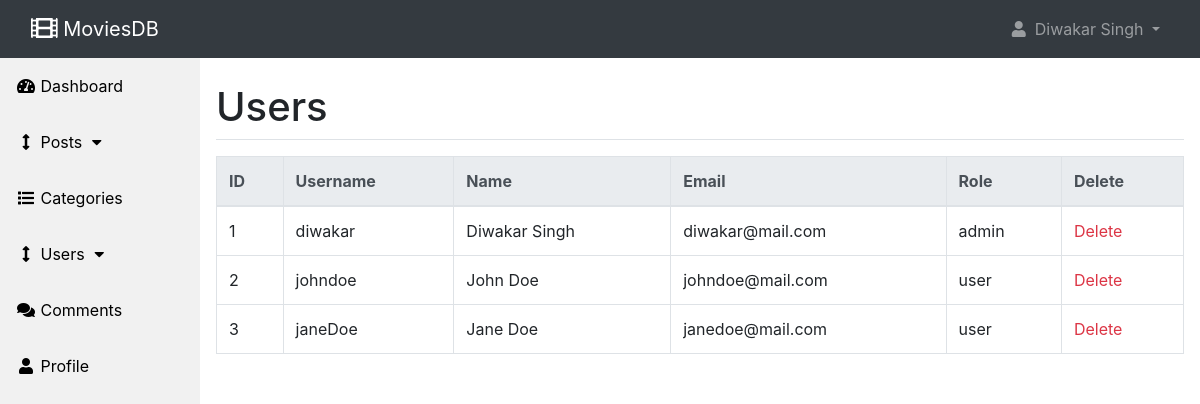
The page /admin/users.php (signed in) on the database its author committed.
### tables this page shows
CREATE TABLE `users` (
  `user_id` int(11) NOT NULL,
  `username` varchar(250) NOT NULL,
  `user_password` text NOT NULL,
  `fullname` varchar(250) NOT NULL,
  `user_email` varchar(250) NOT NULL,
  `user_image` text NOT NULL,
  `user_role` varchar(250) NOT NULL,
  `user_join_date` date NOT NULL
);

### admin/includes/view_users.php (the view, shortened to what this page needs)
<table class="table table-bordered table-hover">
    <thead class="thead-light">
        <tr>
            <th>ID</th>
            <th>Username</th>
            <th>Name</th>
            <th>Email</th>
            <th>Role</th>
            <th>Delete</th>
        </tr>
    </thead>
    <tbody>
        <?php
        $query = "SELECT * FROM users";
        $users = mysqli_query($connect, $query);
        while($row = mysqli_fetch_assoc($users)) {
            $userID = $row['user_id'];
            $user = $row['username'];
            $name = $row['fullname'];
            $email = $row['user_email'];
            $role = $row['user_role'];
            echo "<tr>";
            echo "<td>$userID</td>";
            echo "<td>$user</td>";
            echo "<td>$name</td>";
            echo "<td>$email</td>";
            echo "<td>$role</td>";
            echo "<td><a class='text-danger' href='users.php?delete={$userID}'>Delete</a></td>";
            echo "</tr>";
        }
        ?>
    </tbody>
</table>

### rows shown on the page
users: user_id "1", username "diwakar", fullname "Diwakar Singh", user_email "diwakar@mail.com", user_role "admin"
users: user_id "2", username "johndoe", fullname "John Doe", user_email "johndoe@mail.com", user_role "user"
users: user_id "3", username "janeDoe", fullname "Jane Doe", user_email "janedoe@mail.com", user_role "user"

### other values the page prints
$_SESSION['fullname'] "Diwakar Singh"
